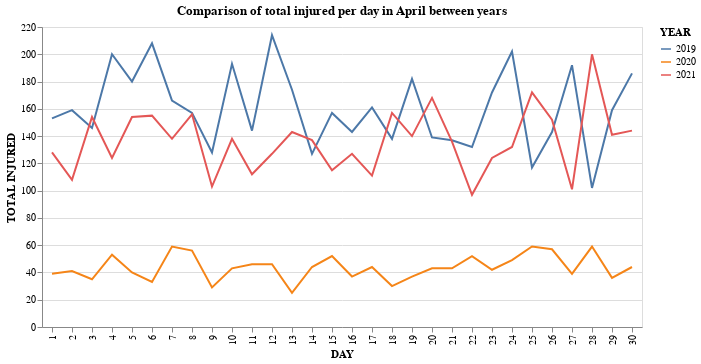

Here is the notebook cell this chart was saved with:
### Code cell
alt.Chart(injured_by_day).mark_line().encode(
    x='DAY:N',
    y='TOTAL INJURED:Q',
    color='YEAR:N'
).properties(title = "Comparison of total injured per day in April between years")

### Figure 1 — Vega-Lite specification as saved in the notebook (floating-point values rounded to 4 significant figures)
{"config": {"view": {"continuousWidth": 400, "continuousHeight": 300}}, "data": {"name": "data-ee1152ab67d561d2ed7f606153d67d31"}, "mark": "line", "encoding": {"color": {"field": "YEAR", "type": "nominal"}, "x": {"field": "DAY", "type": "nominal"}, "y": {"field": "TOTAL INJURED", "type": "quantitative"}}, "title": "Comparison of total injured per day in April between years", "$schema": "https://vega.github.io/schema/vega-lite/v4.17.0.json", "datasets": {"data-ee1152ab67d561d2ed7f606153d67d31": [{"DAY": 1, "YEAR": 2019, "TOTAL INJURED": 153.0}, {"DAY": 1, "YEAR": 2020, "TOTAL INJURED": 39.0}, {"DAY": 1, "YEAR": 2021, "TOTAL INJURED": 128.0}, {"DAY": 2, "YEAR": 2019, "TOTAL INJURED": 159.0}, {"DAY": 2, "YEAR": 2020, "TOTAL INJURED": 41.0}, {"DAY": 2, "YEAR": 2021, "TOTAL INJURED": 108.0}, {"DAY": 3, "YEAR": 2019, "TOTAL INJURED": 146.0}, {"DAY": 3, "YEAR": 2020, "TOTAL INJURED": 35.0}, {"DAY": 3, "YEAR": 2021, "TOTAL INJURED": 154.0}, {"DAY": 4, "YEAR": 2019, "TOTAL INJURED": 200.0}, {"DAY": 4, "YEAR": 2020, "TOTAL INJURED": 53.0}, {"DAY": 4, "YEAR": 2021, "TOTAL INJURED": 124.0}, {"DAY": 5, "YEAR": 2019, "TOTAL INJURED": 180.0}, {"DAY": 5, "YEAR": 2020, "TOTAL INJURED": 40.0}, {"DAY": 5, "YEAR": 2021, "TOTAL INJURED": 154.0}, {"DAY": 6, "YEAR": 2019, "TOTAL INJURED": 208.0}, {"DAY": 6, "YEAR": 2020, "TOTAL INJURED": 33.0}, {"DAY": 6, "YEAR": 2021, "TOTAL INJURED": 155.0}, {"DAY": 7, "YEAR": 2019, "TOTAL INJURED": 166.0}, {"DAY": 7, "YEAR": 2020, "TOTAL INJURED": 59.0}, {"DAY": 7, "YEAR": 2021, "TOTAL INJURED": 138.0}, {"DAY": 8, "YEAR": 2019, "TOTAL INJURED": 157.0}, {"DAY": 8, "YEAR": 2020, "TOTAL INJURED": 56.0}, {"DAY": 8, "YEAR": 2021, "TOTAL INJURED": 156.0}, {"DAY": 9, "YEAR": 2019, "TOTAL INJURED": 128.0}, {"DAY": 9, "YEAR": 2020, "TOTAL INJURED": 29.0}, {"DAY": 9, "YEAR": 2021, "TOTAL INJURED": 103.0}, {"DAY": 10, "YEAR": 2019, "TOTAL INJURED": 193.0}, {"DAY": 10, "YEAR": 2020, "TOTAL INJURED": 43.0}, {"DAY": 10, "YEAR": 2021, "TOTAL INJURED": 138.0}, {"DAY": 11, "YEAR": 2019, "TOTAL INJURED": 144.0}, {"DAY": 11, "YEAR": 2020, "TOTAL INJURED": 46.0}, {"DAY": 11, "YEAR": 2021, "TOTAL INJURED": 112.0}, {"DAY": 12, "YEAR": 2019, "TOTAL INJURED": 214.0}, {"DAY": 12, "YEAR": 2020, "TOTAL INJURED": 46.0}, {"DAY": 12, "YEAR": 2021, "TOTAL INJURED": 127.0}, {"DAY": 13, "YEAR": 2019, "TOTAL INJURED": 174.0}, {"DAY": 13, "YEAR": 2020, "TOTAL INJURED": 25.0}, {"DAY": 13, "YEAR": 2021, "TOTAL INJURED": 143.0}, {"DAY": 14, "YEAR": 2019, "TOTAL INJURED": 127.0}, {"DAY": 14, "YEAR": 2020, "TOTAL INJURED": 44.0}, {"DAY": 14, "YEAR": 2021, "TOTAL INJURED": 137.0}, {"DAY": 15, "YEAR": 2019, "TOTAL INJURED": 157.0}, {"DAY": 15, "YEAR": 2020, "TOTAL INJURED": 52.0}, {"DAY": 15, "YEAR": 2021, "TOTAL INJURED": 115.0}, {"DAY": 16, "YEAR": 2019, "TOTAL INJURED": 143.0}, {"DAY": 16, "YEAR": 2020, "TOTAL INJURED": 37.0}, {"DAY": 16, "YEAR": 2021, "TOTAL INJURED": 127.0}, {"DAY": 17, "YEAR": 2019, "TOTAL INJURED": 161.0}, {"DAY": 17, "YEAR": 2020, "TOTAL INJURED": 44.0}, {"DAY": 17, "YEAR": 2021, "TOTAL INJURED": 111.0}, {"DAY": 18, "YEAR": 2019, "TOTAL INJURED": 138.0}, {"DAY": 18, "YEAR": 2020, "TOTAL INJURED": 30.0}, {"DAY": 18, "YEAR": 2021, "TOTAL INJURED": 157.0}, {"DAY": 19, "YEAR": 2019, "TOTAL INJURED": 182.0}, {"DAY": 19, "YEAR": 2020, "TOTAL INJURED": 37.0}, {"DAY": 19, "YEAR": 2021, "TOTAL INJURED": 140.0}, {"DAY": 20, "YEAR": 2019, "TOTAL INJURED": 139.0}, {"DAY": 20, "YEAR": 2020, "TOTAL INJURED": 43.0}, {"DAY": 20, "YEAR": 2021, "TOTAL INJURED": 168.0}, {"DAY": 21, "YEAR": 2019, "TOTAL INJURED": 137.0}, {"DAY": 21, "YEAR": 2020, "TOTAL INJURED": 43.0}, {"DAY": 21, "YEAR": 2021, "TOTAL INJURED": 136.0}, {"DAY": 22, "YEAR": 2019, "TOTAL INJURED": 132.0}, {"DAY": 22, "YEAR": 2020, "TOTAL INJURED": 52.0}, {"DAY": 22, "YEAR": 2021, "TOTAL INJURED": 97.0}, {"DAY": 23, "YEAR": 2019, "TOTAL INJURED": 172.0}, {"DAY": 23, "YEAR": 2020, "TOTAL INJURED": 42.0}, {"DAY": 23, "YEAR": 2021, "TOTAL INJURED": 124.0}, {"DAY": 24, "YEAR": 2019, "TOTAL INJURED": 202.0}, {"DAY": 24, "YEAR": 2020, "TOTAL INJURED": 49.0}, {"DAY": 24, "YEAR": 2021, "TOTAL INJURED": 132.0}, {"DAY": 25, "YEAR": 2019, "TOTAL INJURED": 117.0}, {"DAY": 25, "YEAR": 2020, "TOTAL INJURED": 59.0}, {"DAY": 25, "YEAR": 2021, "TOTAL INJURED": 172.0}, {"DAY": 26, "YEAR": 2019, "TOTAL INJURED": 143.0}, {"DAY": 26, "YEAR": 2020, "TOTAL INJURED": 57.0}, {"DAY": 26, "YEAR": 2021, "TOTAL INJURED": 152.0}, {"DAY": 27, "YEAR": 2019, "TOTAL INJURED": 192.0}, {"DAY": 27, "YEAR": 2020, "TOTAL INJURED": 39.0}, {"DAY": 27, "YEAR": 2021, "TOTAL INJURED": 101.0}, {"DAY": 28, "YEAR": 2019, "TOTAL INJURED": 102.0}, {"DAY": 28, "YEAR": 2020, "TOTAL INJURED": 59.0}, {"DAY": 28, "YEAR": 2021, "TOTAL INJURED": 200.0}, {"DAY": 29, "YEAR": 2019, "TOTAL INJURED": 159.0}, {"DAY": 29, "YEAR": 2020, "TOTAL INJURED": 36.0}, {"DAY": 29, "YEAR": 2021, "TOTAL INJURED": 141.0}, {"DAY": 30, "YEAR": 2019, "TOTAL INJURED": 186.0}, {"DAY": 30, "YEAR": 2020, "TOTAL INJURED": 44.0}, {"DAY": 30, "YEAR": 2021, "TOTAL INJURED": 144.0}]}}
